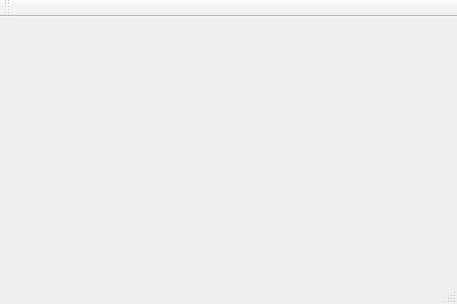
<?xml version="1.0" encoding="UTF-8"?>
<ui version="4.0">
 <class>MainWindow</class>
 <widget class="QMainWindow" name="MainWindow">
  <property name="geometry">
   <rect>
    <x>0</x>
    <y>0</y>
    <width>457</width>
    <height>304</height>
   </rect>
  </property>
  <property name="windowTitle">
   <string>MainWindow</string>
  </property>
  <property name="animated">
   <bool>false</bool>
  </property>
  <widget class="QWidget" name="centralWidget">
   <layout class="QGridLayout" name="gridLayout"/>
  </widget>
  <widget class="QMenuBar" name="menuBar">
   <property name="geometry">
    <rect>
     <x>0</x>
     <y>0</y>
     <width>457</width>
     <height>21</height>
    </rect>
   </property>
  </widget>
  <widget class="QToolBar" name="mainToolBar">
   <attribute name="toolBarArea">
    <enum>TopToolBarArea</enum>
   </attribute>
   <attribute name="toolBarBreak">
    <bool>false</bool>
   </attribute>
  </widget>
  <widget class="QStatusBar" name="statusBar"/>
 </widget>
 <layoutdefault spacing="6" margin="11"/>
 <resources/>
 <connections/>
</ui>
